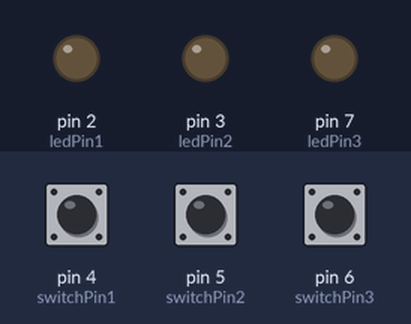
Simulated run of this sketch. Board: Arduino Uno, built with avr-gcc and run on an emulated ATmega328P. Parts: output pins drawn as LEDs (lit = HIGH). Dashed ring = blinking. The inputs (shaded band) are chosen by the test bench; at power-on: pin 4 (switchPin1) HIGH, pin 5 (switchPin2) HIGH, pin 6 (switchPin3) HIGH. No radio packets arrive unless stated.

Above: at 1.2 s.
1.3 s: pin 4 (switchPin1) pulled LOW for 1 s
At 1.55 s:
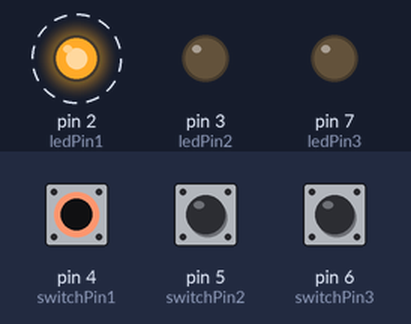
4.3 s: pin 5 (switchPin2) pulled LOW for 3.2 s
At 4.83 s:
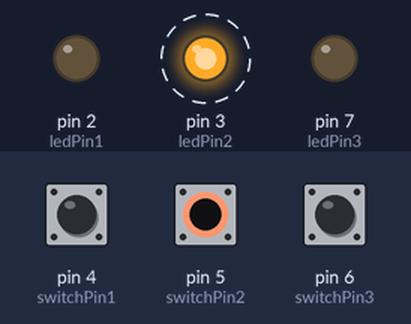
9.0 s: pin 6 (switchPin3) pulled LOW for 0.2 s
At 9.24 s:
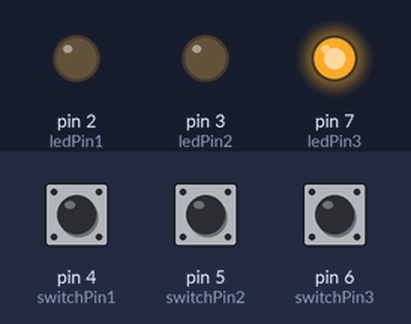
10.8 s: pin 6 (switchPin3) pulled LOW for 3.2 s
At 15.0 s:
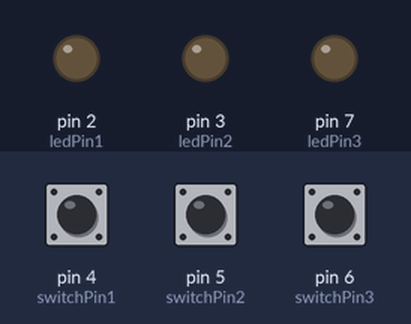
15.6 s: pin 4 (switchPin1) pulled LOW for 3.2 s
At 15.98 s:
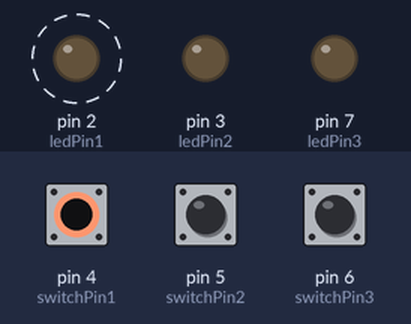
20.3 s: pin 4 (switchPin1) driven LOW and pin 6 (switchPin3) driven LOW
At 20.83 s:
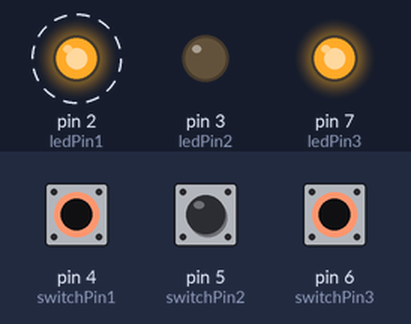
Timing chart, 0 to 24.3 s (numbered marks = the images above; inputs shaded):
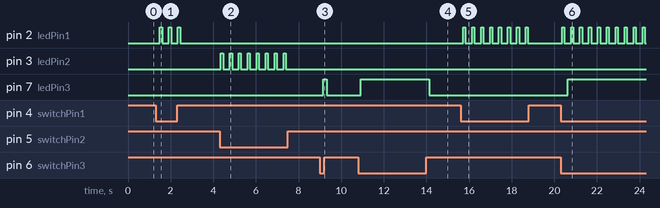

The sketch:

TransmitterSideCode.ino
```cpp
#include <VirtualWire.h>

const int switchPin1 = 4;           // Digital input pin for the first switch
const int switchPin2 = 5;           // Digital input pin for the second switch
const int switchPin3 = 6;           // Digital input pin for the third switch

const int rfTransmitterPin = 10;    // Digital output pin for RF transmitter
const int ledPin1 = 2;              // Digital output pin for the first LED
const int ledPin2 = 3;              // Digital output pin for the second LED
const int ledPin3 = 7;              // Digital output pin for the third LED


void setup() {
  pinMode(switchPin1, INPUT_PULLUP); // Set first switch pin as input with internal pull-up resistor
  pinMode(switchPin2, INPUT_PULLUP); // Set second switch pin as input with internal pull-up resistor
  pinMode(switchPin3, INPUT_PULLUP); // Set second switch pin as input with internal pull-up resistor
  pinMode(rfTransmitterPin, OUTPUT);// Set RF transmitter pin as output
  pinMode(ledPin1, OUTPUT);          // Set first LED pin as output
  pinMode(ledPin2, OUTPUT);          // Set second LED pin as output
  pinMode(ledPin3, OUTPUT);          // Set second LED pin as output

  // Initialize the RF transmitter module
  vw_set_tx_pin(rfTransmitterPin);
  vw_setup(2000);  // Transmission speed (bits per second)
}

void loop() {
  // Check if the switch is activated
  if (digitalRead(switchPin1) == LOW) {
    // Switch is activated, send a message via RF transmitter
    const char *message = "Yellow 1 is on";
    vw_send((uint8_t *)message, strlen(message));
    vw_wait_tx();  // Wait for transmission to complete

    // Blink the first LED
    digitalWrite(ledPin1, HIGH); // Turn on first LED
    delay(100);    // Delay for 100 milliseconds
    digitalWrite(ledPin1, LOW); // Turn off first LED
    delay(100);    // Delay for 100 millisecond
  }

    // Check if the second switch is activated
  if (digitalRead(switchPin2) == LOW) {
    // Second switch is activated, send a message via RF transmitter
    const char *message = "Yellow 2 is on";
    vw_send((uint8_t *)message, strlen(message));
    vw_wait_tx();  // Wait for transmission to complete

    // Blink the second LED
    digitalWrite(ledPin2, HIGH); // Turn on second LED
    delay(100);    // Delay for 100 milliseconds
    digitalWrite(ledPin2, LOW); // Turn off second LED
    delay(100);    // Delay for 100 milliseconds
  }
    // Check if the second switch is activated
  if (digitalRead(switchPin3) == LOW) {
    // Second switch is activated, send a message via RF transmitter
    const char *message = "RED is on";
    vw_send((uint8_t *)message, strlen(message));
    vw_wait_tx();  // Wait for transmission to complete

    // Blink the second LED
    digitalWrite(ledPin3, HIGH); // Turn on second LED
    delay(100);    // Delay for 100 milliseconds
  }
  else{

    // Second switch is off, send a message via RF transmitter
    const char *message = "RED is off";
    vw_send((uint8_t *)message, strlen(message));
    vw_wait_tx();  // Wait for transmission to complete

    digitalWrite(ledPin3, LOW); // Turn on second LED
    delay(100);    // Delay for 100 milliseconds

  }
}
```

Measured:
- after the input at 1.3 s, pin 2 (ledPin1): alternates HIGH for 0.10 s and LOW for 0.32 s, 6 changes in all, then stays LOW, starting after 0.20 s
- after the input at 4.3 s, pin 3 (ledPin2): alternates HIGH for 0.10 s and LOW for 0.32 s, 16 changes in all, then stays LOW, starting after 0.06 s
- after the input at 9.0 s, pin 7 (ledPin3): LOW → HIGH after 0.16 s, → LOW 0.16 s later
- after the input at 10.8 s, pin 7 (ledPin3): LOW → HIGH after 0.12 s, → LOW 3.2 s later
- after the input at 15.6 s, pin 2 (ledPin1): alternates HIGH for 0.10 s and LOW for 0.32 s, 16 changes in all, then stays LOW, starting after 0.12 s
- after the input at 20.3 s, pin 2 (ledPin1): alternates HIGH for 0.10 s and LOW for 0.32 s, starting after 0.06 s; pin 7 (ledPin3): LOW → HIGH after 0.32 s
